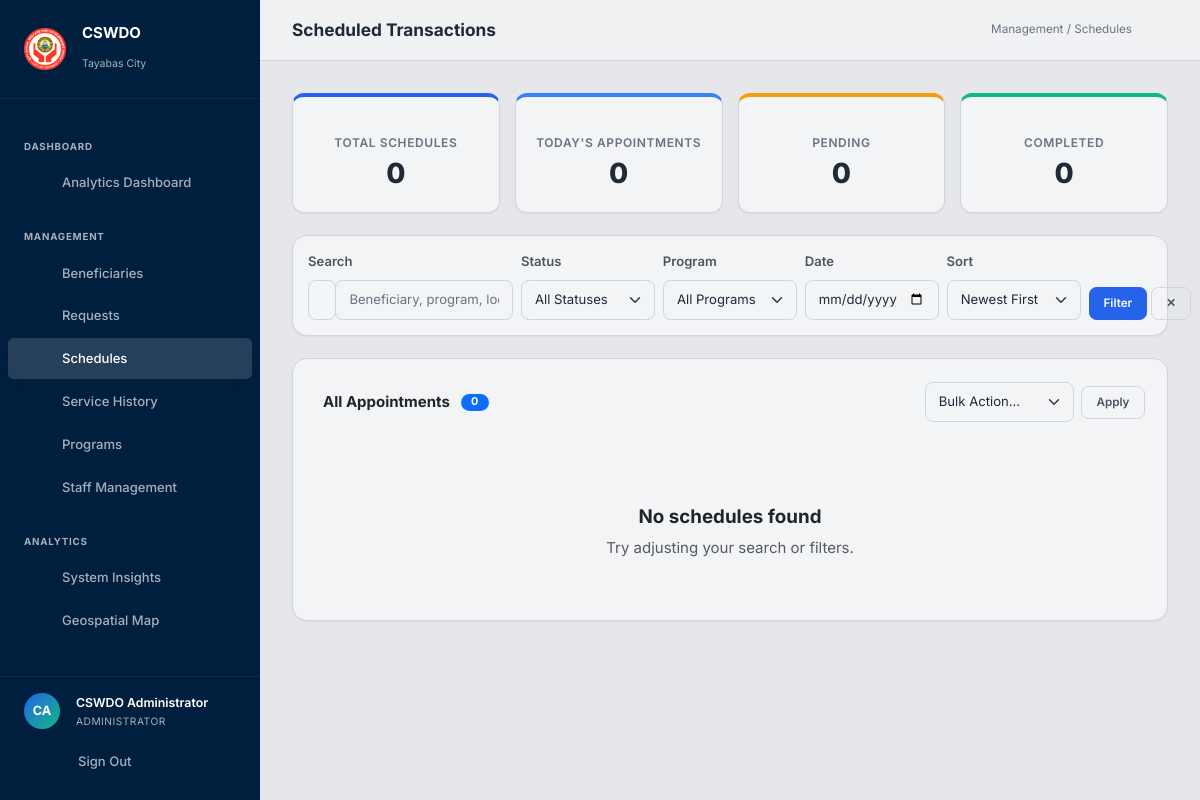
The page /schedules/ (signed in) on the database as committed earlier.
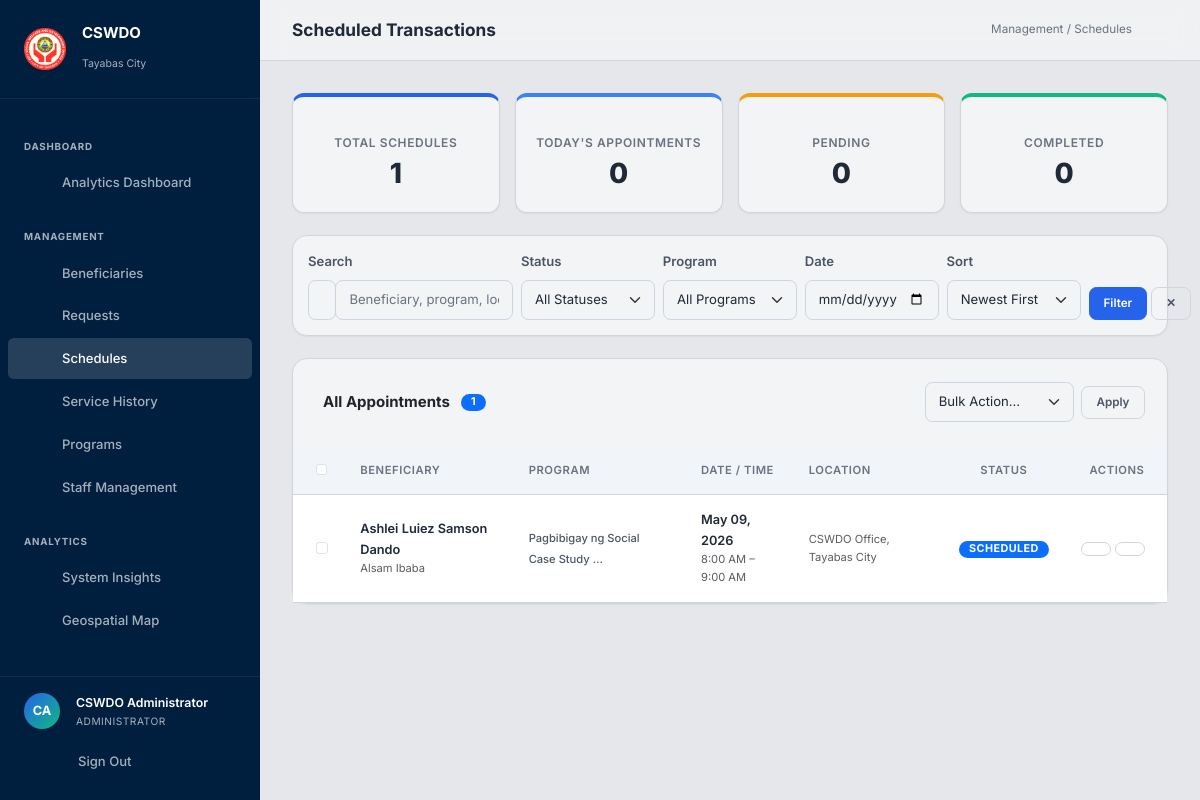
The same page on the database as committed later.
### core/models.py (models this page shows, shortened)
class ScheduledTransaction(models.Model):
    STATUS_CHOICES = [
        ('pending', 'Pending'),
        ('under_review', 'Under Review'),
        ('approved', 'Approved'),
        ('scheduled', 'Scheduled'),
        ('claimed', 'Claimed'),
        ('completed', 'Completed'),
        ('missed', 'Missed'),
        ('cancelled', 'Cancelled'),
        ('rejected', 'Rejected'),
    ]
    TIME_SLOT_CHOICES = [
        ('08:00', '8:00 AM – 9:00 AM'),
        ('09:00', '9:00 AM – 10:00 AM'),
        ('10:00', '10:00 AM – 11:00 AM'),
        ('11:00', '11:00 AM – 12:00 PM'),
        ('13:00', '1:00 PM – 2:00 PM'),
        ('14:00', '2:00 PM – 3:00 PM'),
        ('15:00', '3:00 PM – 4:00 PM'),
        ('16:00', '4:00 PM – 5:00 PM'),
    ]
    assistance_request = models.OneToOneField(
        AssistanceRequest, on_delete=models.CASCADE,
        related_name='schedule', null=True, blank=True,
    )
    beneficiary = models.ForeignKey(
        Beneficiary, on_delete=models.CASCADE, related_name='schedules',
    )
    program = models.ForeignKey(
        Program, on_delete=models.CASCADE, related_name='schedules',
    )
    barangay = models.ForeignKey(
        Barangay, on_delete=models.SET_NULL, null=True, blank=True,
        related_name='schedules',
    )
    schedule_date = models.DateField(null=True, blank=True)
    time_slot = models.CharField(
        max_length=5, choices=TIME_SLOT_CHOICES, blank=True,
        help_text='Hour block (HH:MM)',
    )
    claim_location = models.CharField(max_length=300, default='CSWDO Office, Tayabas City')
    assigned_staff = models.ForeignKey(
        User, on_delete=models.SET_NULL, null=True, blank=True,
        related_name='assigned_schedules',
    )
    max_per_slot = models.PositiveIntegerField(default=10, help_text='Max beneficiaries per slot')
    status = models.CharField(max_length=20, choices=STATUS_CHOICES, default='pending')
    remarks = models.TextField(blank=True)
    admin_notes = models.TextField(blank=True)
    reschedule_count = models.PositiveIntegerField(default=0)
    reschedule_requested = models.BooleanField(default=False)
    reschedule_reason = models.TextField(blank=True)
    created_by = models.ForeignKey(
        User, on_delete=models.SET_NULL, null=True, blank=True,
        related_name='created_schedules',
    )
    created_at = models.DateTimeField(auto_now_add=True)
    updated_at = models.DateTimeField(auto_now=True)
    class Meta:
        ordering = ['-created_at']
        verbose_name = 'Scheduled Transaction'
        verbose_name_plural = 'Scheduled Transactions'

class Beneficiary(models.Model):
    GENDER_CHOICES = [
        ('Male', 'Male'),
        ('Female', 'Female'),
        ('Other', 'Other'),
    ]
    STATUS_CHOICES = [
        ('pending', 'Pending Verification'),
        ('approved', 'Approved'),
        ('rejected', 'Rejected'),
    ]
    EMPLOYMENT_CHOICES = [
        ('employed', 'Employed'),
        ('unemployed', 'Unemployed'),
        ('self_employed', 'Self-Employed'),
        ('retired', 'Retired'),
    ]
    user = models.ForeignKey(User, on_delete=models.SET_NULL, null=True, blank=True, related_name='beneficiaries')
    full_name = models.CharField(max_length=200)
    age = models.PositiveIntegerField()
    gender = models.CharField(max_length=10, choices=GENDER_CHOICES)
    barangay = models.ForeignKey(Barangay, on_delete=models.CASCADE, related_name='beneficiaries')
    household_income = models.DecimalField(max_digits=12, decimal_places=2, default=0)
    family_members = models.PositiveIntegerField(default=1)
    employment_status = models.CharField(max_length=20, choices=EMPLOYMENT_CHOICES, default='unemployed', blank=True)
    disability_status = models.BooleanField(default=False, help_text='Does the beneficiary have a disability?')
    vulnerability_score = models.FloatField(default=0, help_text='Auto-computed 0-100 score')
    vulnerability_level = models.CharField(max_length=10, default='low', help_text='Auto: low/medium/high/critical')
    status = models.CharField(max_length=20, choices=STATUS_CHOICES, default='pending')
    admin_note = models.TextField(blank=True, null=True)
    last_assistance_date = models.DateTimeField(null=True, blank=True)
    created_at = models.DateTimeField(auto_now_add=True)
    class Meta:
        ordering = ['-created_at']
        verbose_name_plural = 'Beneficiaries'

class Barangay(models.Model):
    name = models.CharField(max_length=100, unique=True)
    latitude = models.FloatField()
    longitude = models.FloatField()
    population = models.PositiveIntegerField(default=0)
    class Meta:
        ordering = ['name']
        verbose_name_plural = 'Barangays'

class Program(models.Model):
    name = models.CharField(max_length=300, unique=True)
    description = models.TextField(blank=True)
    transaction_type = models.CharField(max_length=100, default='G2C - Government to Citizen')
    who_may_avail = models.TextField(blank=True)
    is_active = models.BooleanField(default=True)
    created_at = models.DateTimeField(auto_now_add=True)
    class Meta:
        ordering = ['name']

### core/views.py (the view, shortened to what this page needs)
# urls.py: path('schedules/', views.schedule_list, name='schedule_list'),
@staff_or_admin_required
def schedule_list(request):
    is_admin = request.user.is_superuser or (
        hasattr(request.user, 'profile') and request.user.profile.is_admin
    )
    if is_admin:
        qs = ScheduledTransaction.objects.select_related(
            'beneficiary', 'program', 'barangay', 'assigned_staff', 'assistance_request'
        ).all()
    else:
        program_ids = request.user.staff_profile.assigned_programs.values_list('id', flat=True)
        qs = ScheduledTransaction.objects.filter(program_id__in=program_ids).select_related(
            'beneficiary', 'program', 'barangay', 'assigned_staff', 'assistance_request'
        )
    search = request.GET.get('search', '')
    status_filter = request.GET.get('status', '')
    if status_filter:
        qs = qs.filter(status=status_filter)
    program_filter = request.GET.get('program', '')
    if program_filter:
        qs = qs.filter(program__id=program_filter)
    date_filter = request.GET.get('date', '')
    if date_filter:
        qs = qs.filter(schedule_date=date_filter)
    sort = request.GET.get('sort', '-created_at')
    valid_sorts = {
        'date_asc': 'schedule_date',
        'date_desc': '-schedule_date',
        'name_asc': 'beneficiary__full_name',
        'name_desc': '-beneficiary__full_name',
        'status_asc': 'status',
        'newest': '-created_at',
    }
    qs = qs.order_by(valid_sorts.get(sort, '-created_at'))
    today = timezone.localdate()
    total_count = qs.count()
    today_count = qs.filter(schedule_date=today).count()
    pending_count = qs.filter(status__in=['pending', 'under_review']).count()
    missed_count = qs.filter(status='missed').count()
    completed_count = qs.filter(status='completed').count()
    paginator = Paginator(qs, 15)
    page_obj = paginator.get_page(request.GET.get('page'))
    programs = Program.objects.filter(is_active=True).order_by('name')
    try:
        selected_program_id = int(program_filter) if program_filter else None
    except (ValueError, TypeError):
        selected_program_id = None
    return render(request, 'schedules/schedule_list.html', {
        'page_obj': page_obj,
        'programs': programs,
        'search': search,
        'status_filter': status_filter,
        'program_filter': selected_program_id,
        'date_filter': date_filter,
        'sort': sort,
        'total_count': total_count,
        'today_count': today_count,
        'pending_count': pending_count,
        'missed_count': missed_count,
        'completed_count': completed_count,
        'is_admin': is_admin,
        'STATUS_CHOICES': ScheduledTransaction.STATUS_CHOICES,
    })

### core/views.py (called while the page is built)
def staff_or_admin_required(view_func):
    @wraps(view_func)
    @login_required
    def wrapper(request, *args, **kwargs):
        if request.user.is_superuser:
            return view_func(request, *args, **kwargs)
        if hasattr(request.user, 'profile'):
            if request.user.profile.is_admin or request.user.profile.is_staff_role:
                return view_func(request, *args, **kwargs)
        messages.error(request, 'Access denied.')
        return redirect('home')
    return wrapper

### core/templates/schedules/schedule_list.html (shortened to what the changed rows need)
{% extends 'base.html' %}
{% load static %}
{% block content %}
<div class="dashboard-container">
    <div class="row g-3 mb-4">
        <div class="col-6 col-md-3">
            <div class="metric-card mc-blue">
                <div class="metric-label">Total Schedules</div>
                <div class="metric-value">{{ total_count }}</div>
            </div>
        </div>
    </div>
    <div class="card">
        <div class="card-header bg-transparent border-0 pt-4 px-4 d-flex justify-content-between align-items-center flex-wrap gap-2">
            <h5 class="card-title d-flex align-items-center gap-2 mb-0">
                 All Appointments
                <span class="badge bg-primary rounded-pill ms-1">{{ total_count }}</span>
            </h5>
        </div>
        <div class="card-body p-0">
            <div class="table-responsive">
                {% if page_obj %}
                <table class="table mb-0" id="schedules-table">
                    <thead>
                        <tr>
                            {% if is_admin %}<th class="ps-4" style="width:40px"><input type="checkbox" id="select-all" class="form-check-input"></th>{% endif %}
                            <th class="{% if not is_admin %}ps-4{% endif %}">Beneficiary</th>
                            <th>Program</th>
                            <th>Date / Time</th>
                            <th>Location</th>
                            <th class="text-center">Status</th>
                            <th class="text-end pe-4">Actions</th>
                        </tr>
                    </thead>
                    <tbody>
                        {% for sched in page_obj %}
                        <tr class="sched-row {% if sched.reschedule_requested %}table-warning-subtle{% endif %}">
                            {% if is_admin %}
                            <td class="ps-4"><input type="checkbox" class="form-check-input row-select" value="{{ sched.pk }}" id="chk-{{ sched.pk }}"></td>
                            {% endif %}
                            <td class="{% if not is_admin %}ps-4{% endif %}">
                                <div class="fw-semibold" style="color:var(--text)">{{ sched.beneficiary.full_name }}</div>
                                <div class="small text-muted">{{ sched.beneficiary.barangay.name|default:"" }}</div>
                            </td>
                            <td>
                                <span class="small fw-medium" style="color:var(--text-secondary)">{{ sched.program.name|truncatewords:5 }}</span>
                            </td>
                            <td>
                                {% if sched.schedule_date %}
                                <div class="fw-semibold" style="color:var(--text)">{{ sched.schedule_date|date:"M d, Y" }}</div>
                                <div class="small text-muted">{{ sched.get_time_slot_display|default:"—" }}</div>
                                {% else %}
                                <span class="text-muted small">Not Scheduled</span>
                                {% endif %}
                            </td>
                            <td class="small text-muted">{{ sched.claim_location|truncatewords:4 }}</td>
                            <td class="text-center">
                                {% if sched.status == 'completed' %}
                                <span class="badge bg-success text-white">Completed</span>
                                {% elif sched.status == 'claimed' %}
                                <span class="badge bg-info text-white">Claimed</span>
                                {% elif sched.status == 'scheduled' %}
                                <span class="badge bg-primary text-white">Scheduled</span>
                                {% elif sched.status == 'missed' %}
                                <span class="badge bg-danger text-white">Missed</span>
                                {% elif sched.status == 'cancelled' %}
                                <span class="badge bg-secondary text-white">Cancelled</span>
                                {% elif sched.status == 'rejected' %}
                                <span class="badge bg-danger text-white">Rejected</span>
                                {% elif sched.status == 'approved' %}
                                <span class="badge bg-success text-white">Approved</span>
                                {% else %}
                                <span class="badge bg-warning text-dark">{{ sched.get_status_display }}</span>
                                {% endif %}
                            </td>
                            <td class="text-end pe-4">
                                <div class="d-flex gap-1 justify-content-end">
                                    <a href="{% url 'schedule_detail' sched.pk %}" class="btn btn-sm btn-outline" id="view-sched-{{ sched.pk }}" title="View">
                                    </a>
                                    {% if sched.status not in 'completed,rejected' %}
                                    <a href="{% url 'schedule_edit' sched.pk %}" class="btn btn-sm btn-outline" id="edit-sched-{{ sched.pk }}" title="Edit">
                                    </a>
                                    {% endif %}
                                </div>
                            </td>
                        </tr>
                        {% endfor %}
                    </tbody>
                </table>
                {% else %}
                <div class="text-center py-5">
                    <h5 class="fw-bold mb-2">No schedules found</h5>
                    <p class="text-muted">Try adjusting your search or filters.</p>
                </div>
                {% endif %}
            </div>
        </div>
    </div>
</div>
{% endblock %}

Rows that differ between the two databases and show on the page:
added ScheduledTransaction: beneficiary.full_name "Ashlei Luiez Samson Dando", beneficiary.barangay.name "Alsam Ibaba", program.name "Pagbibigay ng Social Case Study …", schedule_date "May 09, 2026", time_slot "8:00 AM – 9:00 AM", claim_location "CSWDO Office, Tayabas City", status "SCHEDULED"
Other text that changed with them:
{{ total_count }}: "0" → "1"
form field value: (not shown) → "☐"
text no longer shown: "No schedules found Try adjusting your search or filters."
text now shown: "BENEFICIARY PROGRAM DATE / TIME LOCATION STATUS ACTIONS"
